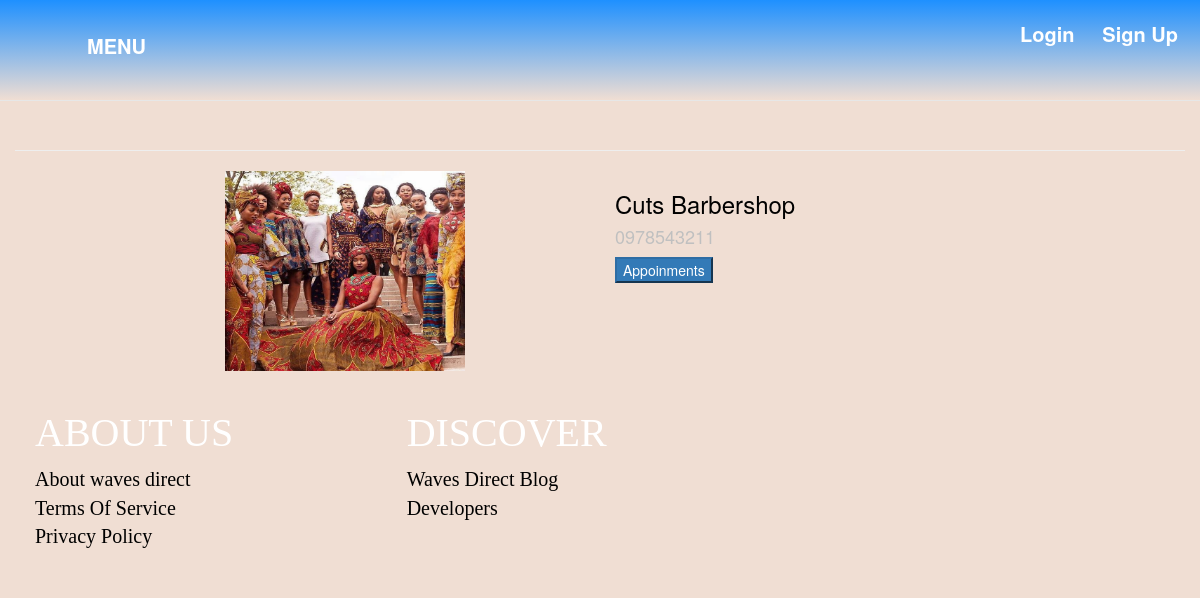
The app's page /profile_list/2/ with its own data.
### wavesapp/models.py (models this page shows, shortened)
class Profile(models.Model):
    SALON_OWNER = 1
    BARBERSHOP_OWNER = 2
    FREELANCE = 3
    ROLE_CHOICES = (
        (SALON_OWNER, 'Salon_Owner'),
        (BARBERSHOP_OWNER, 'Barbershop_Owner'),
        (FREELANCE, 'Freelance'),
    )
    user = models.OneToOneField(User, on_delete=models.CASCADE)
    uploadphoto = models.FileField(upload_to="profile_photos", default=None, null=True)
    company_name = models.CharField(max_length = 30, default=None, null=True)
    phone = models.CharField(max_length=30, null=True)
    address = models.CharField(max_length=100, null=True)
    city = models.CharField(max_length=30, null=True)
    email = models.EmailField(max_length=30, null=True)
    role = models.PositiveSmallIntegerField(choices=ROLE_CHOICES, null=True, blank=True)
    Services_offered = models.TextField(default=None, null=True)

### wavesapp/views.py (the view)
# urls.py: url(r'^profile_list/(?P<role>\d+)/$', views.profile_list, name='profile_list'),
def profile_list(request, role=Profile.FREELANCE):
    profiles = Profile.objects.filter(role=role)
    return render(request, 'wavesapp/profile_list.html',{'profiles': profiles})

### wavesapp/templates/wavesapp/profile_list.html (shortened to what this page needs)
{% extends "wavesapp/base.html"%}
{% load staticfiles %}
{% block content %}
    {% for profile in profiles %}
    <div class="container">
      <div class="row">
        <hr>
          <div class="col-md-2">
          </div>
          <div class="col-md-4">
              <img src="{{ profile.uploadphoto.url }}" alt="my image" style="width:240px;height:200px;">
          </div>
          <div class="col-md-6">
            <h3><a href="{% url 'profile_detail' pk=profile.pk %}" style="color: black;">{{ profile.company_name }}</a></h3>
            <h4><a href="{% url 'profile_detail' pk=profile.pk %}" style="color: silver;">{{profile.phone }}</a></h4>
            <a href="{% url 'reserve' %}"><button type="button" name="appoinments" class="btn-primary">Appoinments</button></a>
          </div><br><br>
      </div>
    </div>
    {% endfor %}
{% endblock content %}

### wavesapp/static/wavesapp/css/style.css (style rules this page uses)
body { background-color:#f0Ded3; margin-top: 90px; padding-top: 30px; padding-bottom: 30px; }
img { filter: alpha(opacity=50); }
body, html { background-image:url('imgs/g5.jpg'); background-repeat: no-repeat; background-size: 100% 900%; background-color:#f0Ded3; padding-bottom: 20px; padding-top: 20px; }

### records on screen
Profile: uploadphoto (picture), company_name "Cuts Barbershop", phone "0978543211"
